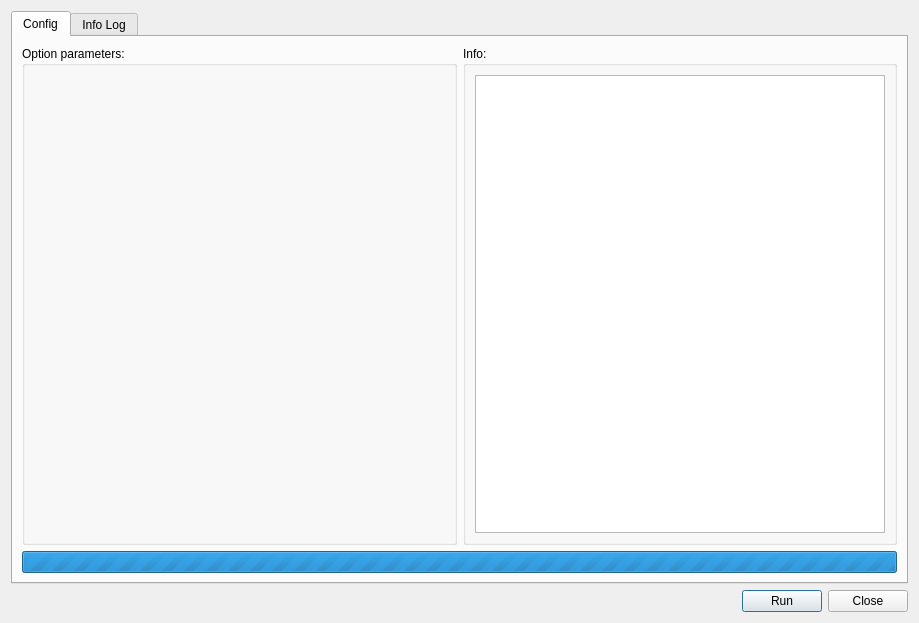
<?xml version="1.0" encoding="UTF-8"?>
<ui version="4.0">
 <class>dlg_admin_importinp</class>
 <widget class="QDialog" name="dlg_admin_importinp">
  <property name="geometry">
   <rect>
    <x>0</x>
    <y>0</y>
    <width>919</width>
    <height>623</height>
   </rect>
  </property>
  <property name="windowTitle">
   <string>Config parameters</string>
  </property>
  <layout class="QVBoxLayout" name="verticalLayout_2">
   <item>
    <widget class="QTabWidget" name="mainTab">
     <property name="currentIndex">
      <number>0</number>
     </property>
     <widget class="QWidget" name="tab_config">
      <attribute name="title">
       <string>Config</string>
      </attribute>
      <layout class="QGridLayout" name="gridLayout">
       <item row="2" column="0" colspan="2">
        <widget class="QProgressBar" name="progressBar">
         <property name="minimum">
          <number>0</number>
         </property>
         <property name="maximum">
          <number>0</number>
         </property>
         <property name="value">
          <number>-1</number>
         </property>
         <property name="textVisible">
          <bool>true</bool>
         </property>
         <property name="invertedAppearance">
          <bool>false</bool>
         </property>
         <property name="format">
          <string>%p%</string>
         </property>
        </widget>
       </item>
       <item row="0" column="1" rowspan="2">
        <widget class="QGroupBox" name="groupBox">
         <property name="title">
          <string>Info:</string>
         </property>
         <layout class="QVBoxLayout" name="verticalLayout">
          <item>
           <widget class="QTextEdit" name="txt_info">
            <property name="sizePolicy">
             <sizepolicy hsizetype="Preferred" vsizetype="Preferred">
              <horstretch>0</horstretch>
              <verstretch>0</verstretch>
             </sizepolicy>
            </property>
           </widget>
          </item>
         </layout>
        </widget>
       </item>
       <item row="0" column="0" rowspan="2">
        <widget class="QGroupBox" name="grb_parameters">
         <property name="title">
          <string>Option parameters:</string>
         </property>
         <layout class="QGridLayout" name="gridLayout_3">
          <item row="0" column="0">
           <layout class="QGridLayout" name="grl_option_parameters" rowstretch="0" columnstretch="0"/>
          </item>
          <item row="1" column="0">
           <spacer name="verticalSpacer">
            <property name="orientation">
             <enum>Qt::Vertical</enum>
            </property>
            <property name="sizeHint" stdset="0">
             <size>
              <width>20</width>
              <height>40</height>
             </size>
            </property>
           </spacer>
          </item>
         </layout>
        </widget>
       </item>
      </layout>
     </widget>
     <widget class="QWidget" name="tab_loginfo">
      <attribute name="title">
       <string>Info Log</string>
      </attribute>
      <layout class="QGridLayout" name="gridLayout_2">
       <item row="0" column="0">
        <widget class="QTextEdit" name="txt_infolog"/>
       </item>
      </layout>
     </widget>
    </widget>
   </item>
   <item>
    <layout class="QGridLayout" name="lyt_buttons">
     <item row="0" column="0">
      <spacer name="horizontalSpacer">
       <property name="orientation">
        <enum>Qt::Horizontal</enum>
       </property>
       <property name="sizeHint" stdset="0">
        <size>
         <width>40</width>
         <height>20</height>
        </size>
       </property>
      </spacer>
     </item>
     <item row="0" column="1">
      <widget class="QPushButton" name="btn_run">
       <property name="text">
        <string>Run</string>
       </property>
      </widget>
     </item>
     <item row="0" column="2">
      <widget class="QPushButton" name="btn_close">
       <property name="text">
        <string>Close</string>
       </property>
      </widget>
     </item>
    </layout>
   </item>
  </layout>
 </widget>
 <resources/>
 <connections/>
</ui>
